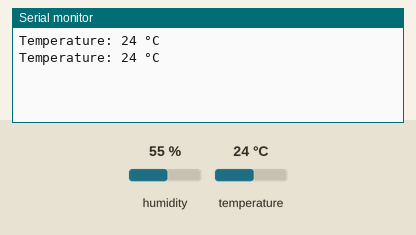
This sketch was run on a simulated ESP8266 (NodeMCU). On the bench: the last lines printed to the serial monitor. The test bench sets the inputs (shaded band); at power-on: temperature 24 °C, humidity 55 %.

Above: at 3.3 s.
3.4 s: temperature set to 12 °C
At 6.0 s:
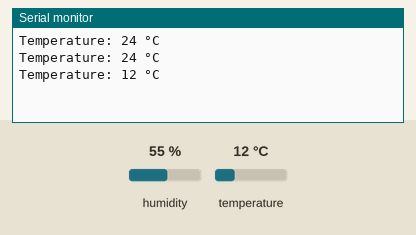
6.7 s: temperature set to 19 °C
At 8.8 s:
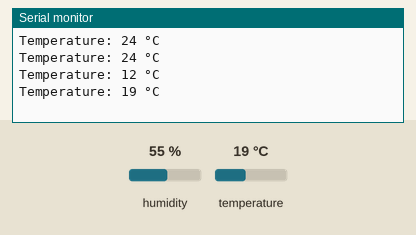
Timing chart, 0 to 10.3 s (numbered marks = the images above; inputs shaded):
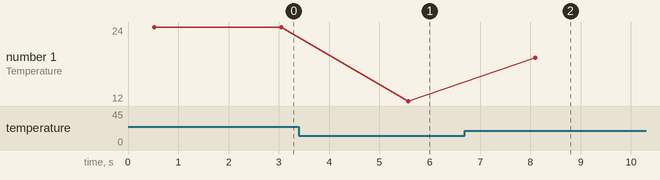

Measured:
- after the input at 3.4 s, the serial monitor: prints a new line after 2.2 s (image 1)
- after the input at 6.7 s, the serial monitor: prints a new line after 1.4 s (image 2)
- plotted number 1: 24 → 12 after the input at 3.4 s, 12 → 19 after the input at 6.7 s

The sketch:

ReadTemperature.ino
```cpp
#include <Adafruit_Sensor.h>

/**
 * DHT11 Temperature Reader for Arduino
 * This sketch reads temperature data from the DHT11 sensor and prints the value to the serial port.
 * It also handles potential error states that might occur during reading.
 *
 * Author: Dhruba Saha
 * Version: 2.0.0
 * License: MIT
 */

// Include the DHT11 library for interfacing with the sensor.
#include <DHT11.h>


// Create an instance of the DHT11 class.
// - For Arduino: Connect the sensor to Digital I/O Pin 2.
// - For ESP32: Connect the sensor to pin GPIO2 or P2.
// - For ESP8266: Connect the sensor to GPIO2 or D4.
DHT11 dht11(2);

void setup()
{
    // Initialize serial communication to allow debugging and data readout.
    // Using a baud rate of 9600 bps.
    Serial.begin(9600);
}

void loop()
{
    // Attempt to read the temperature value from the DHT11 sensor.
    int temperature = dht11.readTemperature();

    // Check the result of the reading.
    // If there's no error, print the temperature value.
    // If there's an error, print the appropriate error message.
    if (temperature != DHT11::ERROR_CHECKSUM && temperature != DHT11::ERROR_TIMEOUT)
    {
        Serial.print("Temperature: ");
        Serial.print(temperature);
        Serial.println(" °C");
    }
    else
    {
        Serial.println(DHT11::getErrorString(temperature));
    }

    // Wait for 1 seconds before the next reading.
    delay(2000);
}
```
